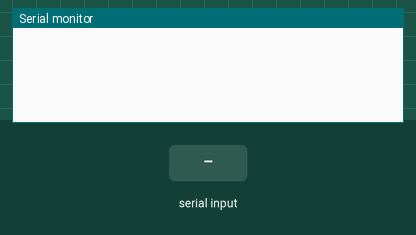
Bench run of a sketch on a simulated Arduino Uno, built with avr-gcc and run on an emulated ATmega328P. Parts: the last lines printed to the serial monitor. Inputs (shaded band) come from the test bench.

Above: at 0.9 s.
1.0 s: "90,45\n" received over Serial
At 1.7 s:
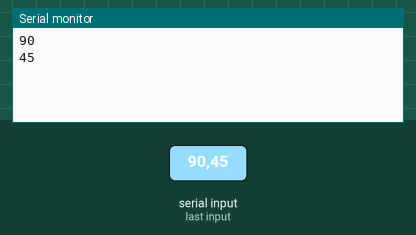
2.6 s: "30,150\n" received over Serial
At 3.8 s:
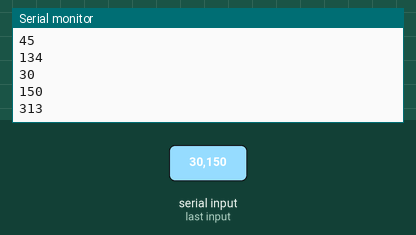
Timing chart, 0 to 5.6 s (numbered marks = the images above; inputs shaded):
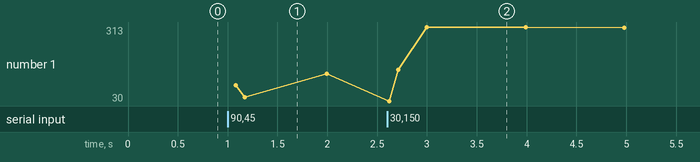

Measured:
- after the input at 1.0 s, the serial monitor: prints a new line after 0.08 s (image 1)
- after the input at 2.6 s, the serial monitor: prints a new line at once (image 2)
- plotted number 1: 134 → 306 after the input at 2.6 s

The sketch:

FreeRTOSjakkoreference.ino
```cpp
#include <Arduino_FreeRTOS.h>  //include the freertos functionality

void addition(void *pvParameters); //name of task1
void decrease(void *pvParameters); //name of task2

volatile int x = 0;  //global variable to prevent the task from forgetting the present number

void setup() {  //basic arduino setup with tasks for freertos
    Serial.begin(9600);  //9600 baud rate for serial port

    	xTaskCreate(addition, "Addition", 128, NULL, 1, NULL);  //make 2 global tasks
    	xTaskCreate(decrease, "Decrease", 128, NULL, 2, NULL);

    		vTaskStartScheduler();  //Schedule the tasks, same-ish as isr from interrupts
}
void loop() {} //with tasks inside

void addition(void *pvParameters) { //task reads numbers written to serial port and adds them together and prints the present number
    for (;;) {  //loop
        if (Serial.available() > 0) { //enable serial port reading
            int luku = Serial.parseInt(); //read number inputs from serial port
            if (luku != 0) {  //check that the number input is not zero
                x += luku; //add the previously added number
                	Serial.println(luku); //print the present number
            }
        }

        vTaskDelay( 100 / portTICK_PERIOD_MS );  //small delay the prevent crashes
    }
}
void decrease(void *pvParameters) {    //task prints the present number as long as it's above zero
    for (;;) {  //loop
        if (x > 0) { //condition to prevent numbers below zero from printing
          x--;
            Serial.println(x); //print the new number
        }

        vTaskDelay( 1000 / portTICK_PERIOD_MS );  //1 sec delay to print once per second
    }
}
```
